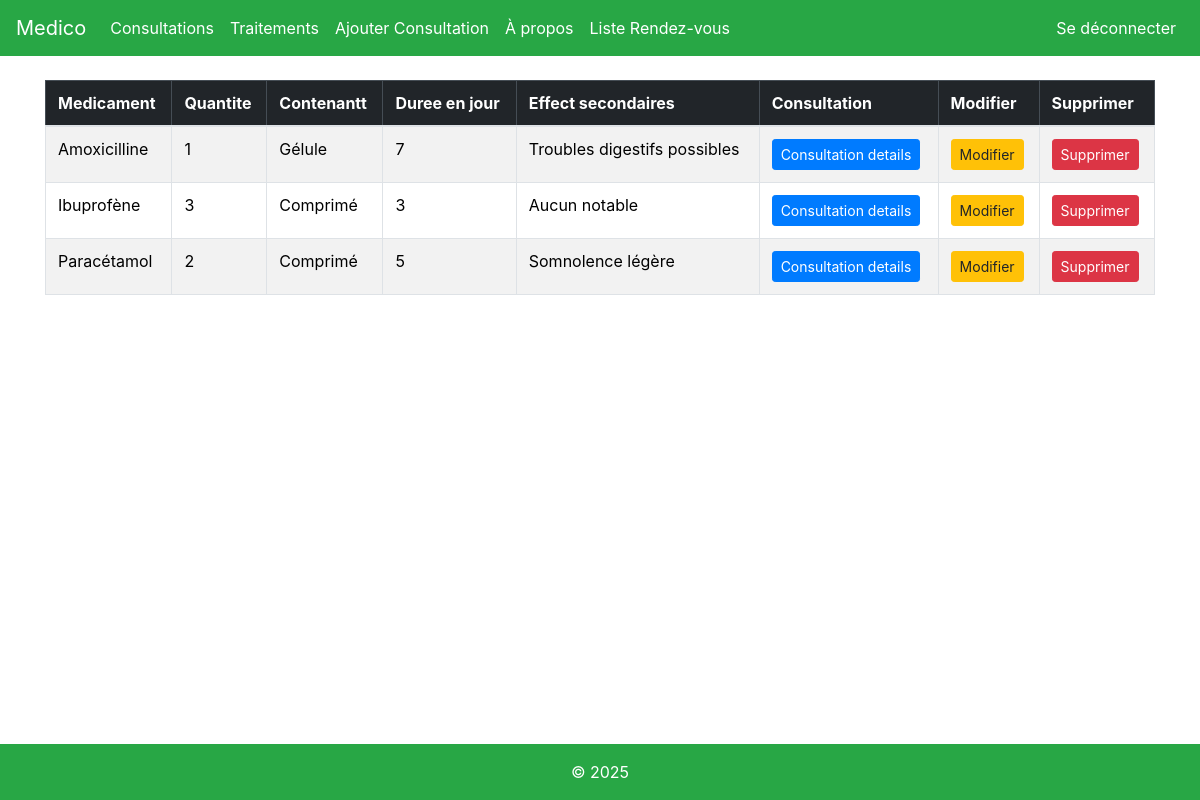
The app's page /traitements/ (signed in), older data.
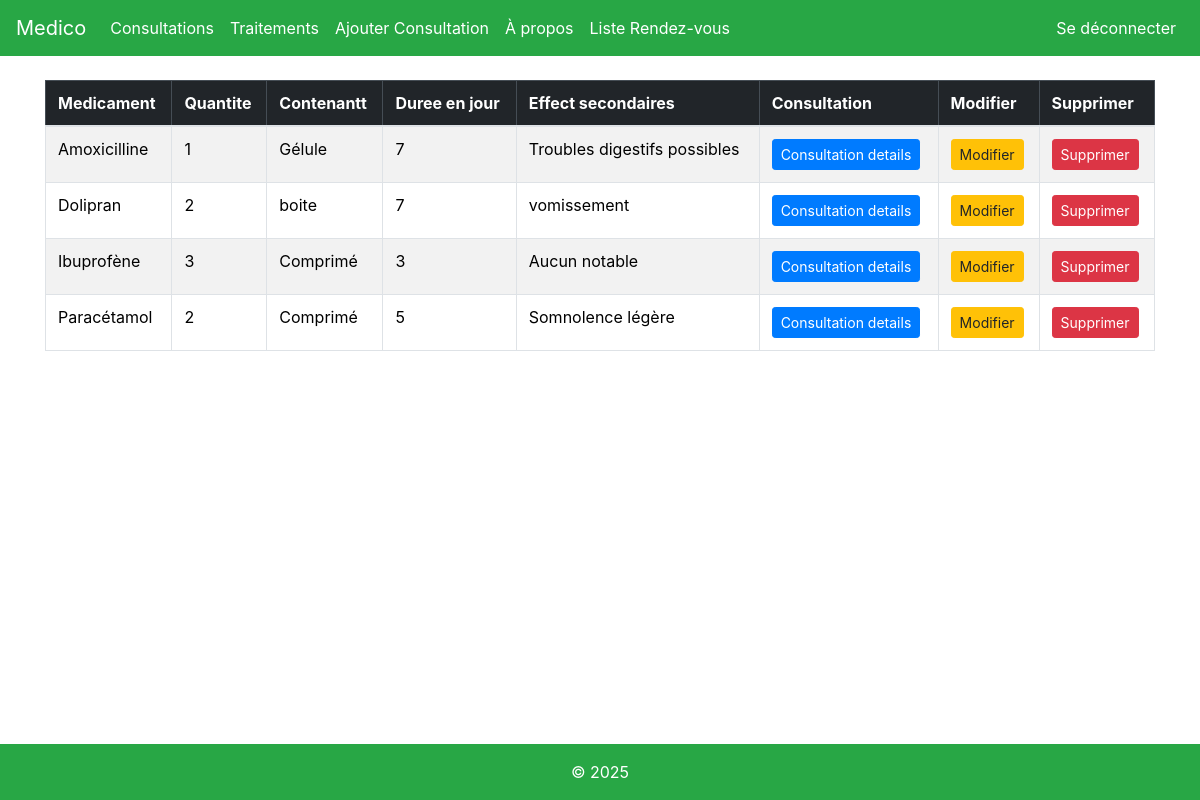
The same page, newer data.
### medico/models.py (models this page shows, shortened)
class Traitement(models.Model):
    medicament=models.CharField(max_length=40, null=False)
    quantite=models.IntegerField(null=False)
    contenant=models.CharField(max_length=20, null=False)
    duree=models.IntegerField(null=False)  # durée en jours
    effects_secondaires=models.TextField(null=False, blank=True)
    consultation=models.ForeignKey(Consultation, on_delete=models.CASCADE, null=False)

### medico/views.py (the view)
# urls.py: path('traitements/',views.traitements, name='listetraitements'),
def traitements(request):
    permission = checkpermissions(request)
    if permission:
        return permission
    lesTraitements = Traitement.objects.all().order_by('medicament')
    return render(request, 'medico/listetraitement.html', {"lesTraitements":lesTraitements})

### medico/views.py (called while the page is built)
def checkpermissions(request):
    if not (request.session.get('is_doctor') or request.session.get('is_admin')):
        return redirect('about')

### medico/templates/medico/listetraitement.html (shortened to what this page needs)
{% extends 'medico/main.html'%}
{% load django_bootstrap5 %}
{% block content %}
<body>
<div class="custom-table">
    {% if lesTraitements %}
<table class="table table-striped table-bordered">
    <thead class="table-dark">
        <tr>
            <th>Medicament</th>
            <th>Quantite</th>
            <th>Contenantt</th>
            <th>Duree en jour</th>
            <th>Effect secondaires</th>
            <th>Consultation</th>
            <th>Modifier</th>
            <th>Supprimer</th>
        </tr>
    </thead>
    <tbody>
        {% for unTraitement in lesTraitements %}
        <tr>
        <td>{{unTraitement.medicament}}</td>
        <td>{{unTraitement.quantite}}</td>
        <td>{{unTraitement.contenant}}</td>
        <td>{{unTraitement.duree}}</td>
        <td>{{unTraitement.effects_secondaires}}</td>
        <td><a class="btn btn-sm btn-primary" href="{% url 'consultationDetail' unTraitement.consultation.id %}">Consultation details</a></td>
        <td><a class="btn btn-sm btn-warning" href="{% url 'modifier_traitement' unTraitement.id %}">Modifier</a></td>
        <td><a class="btn btn-sm btn-danger" href="{% url 'delete_traitement' unTraitement.id %}">Supprimer</a></td>
        </tr>
        {% endfor %}
    </tbody>
</table>
</div>
{% else %}
<p>Aucunes Traitements.</p>
{% endif %}
</body>
{% endblock %}

Row changes from the older to the newer data that the page shows:
added Traitement: medicament "Dolipran", quantite "2", contenant "boite", duree "7", effects_secondaires "vomissement"
